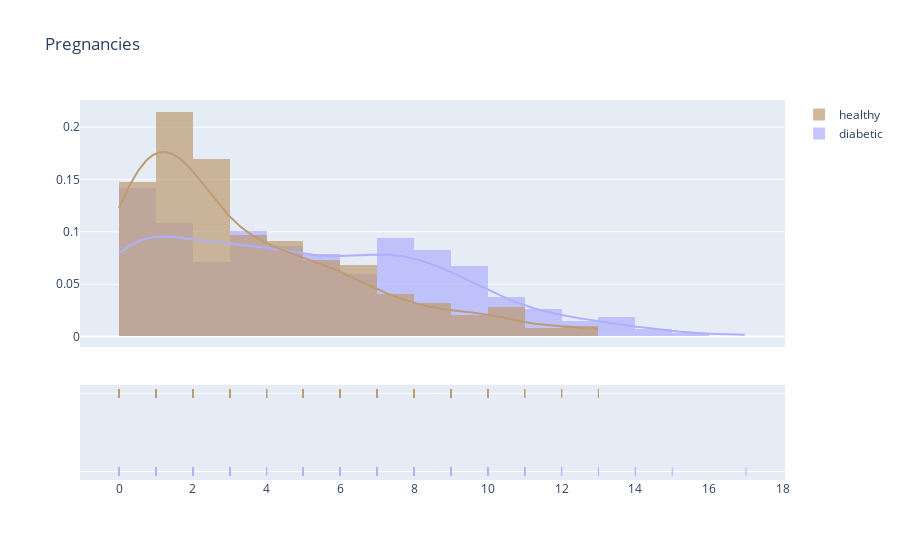

The notebook cell saved with this chart:
### Code cell
Diabetic = df[(df['Outcome'] != 0)]
Healthy = df[(df['Outcome'] == 0)]

tmp1 = Diabetic["Pregnancies"]
tmp2 = Healthy["Pregnancies"]
hist_data = [tmp1, tmp2]
    
group_labels = ['diabetic', 'healthy']
colors = random_colors(2)

fig = ff.create_distplot(hist_data, group_labels, colors = colors, show_hist = True, bin_size = 0, curve_type='kde')
    
fig['layout'].update(title = "Pregnancies")

py.iplot(fig, filename = 'Density plot')

### Figure 1 — Plotly figure (JSON) as saved in the notebook; plotly's stock layout.template omitted (floating-point values rounded to 4 significant figures; data arrays with more than 128 entries replaced by an {"elided": "..."} marker saying what was removed)
{"data": [{"autobinx": false, "histnorm": "probability density", "legendgroup": "diabetic", "marker": {"color": "#AFAFFC"}, "name": "diabetic", "opacity": 0.7, "type": "histogram", "x": {"elided": "268 int values"}, "xaxis": "x", "xbins": {"end": 17.0, "size": 0, "start": 0.0}, "yaxis": "y"}, {"autobinx": false, "histnorm": "probability density", "legendgroup": "healthy", "marker": {"color": "#BE9B73"}, "name": "healthy", "opacity": 0.7, "type": "histogram", "x": {"elided": "500 int values"}, "xaxis": "x", "xbins": {"end": 13.0, "size": 0, "start": 0.0}, "yaxis": "y"}, {"legendgroup": "diabetic", "marker": {"color": "#AFAFFC"}, "mode": "lines", "name": "diabetic", "showlegend": false, "type": "scatter", "x": {"elided": "500 float values"}, "xaxis": "x", "y": {"elided": "500 float values"}, "yaxis": "y"}, {"legendgroup": "healthy", "marker": {"color": "#BE9B73"}, "mode": "lines", "name": "healthy", "showlegend": false, "type": "scatter", "x": {"elided": "500 float values"}, "xaxis": "x", "y": {"elided": "500 float values"}, "yaxis": "y"}, {"legendgroup": "diabetic", "marker": {"color": "#AFAFFC", "symbol": "line-ns-open"}, "mode": "markers", "name": "diabetic", "showlegend": false, "type": "scatter", "x": {"elided": "268 int values"}, "xaxis": "x", "y": {"elided": "268 str values"}, "yaxis": "y2"}, {"legendgroup": "healthy", "marker": {"color": "#BE9B73", "symbol": "line-ns-open"}, "mode": "markers", "name": "healthy", "showlegend": false, "type": "scatter", "x": {"elided": "500 int values"}, "xaxis": "x", "y": {"elided": "500 str values"}, "yaxis": "y2"}], "layout": {"barmode": "overlay", "hovermode": "closest", "legend": {"traceorder": "reversed"}, "title": {"text": "Pregnancies"}, "xaxis": {"anchor": "y2", "domain": [0.0, 1.0], "zeroline": false}, "yaxis": {"anchor": "free", "domain": [0.35, 1], "position": 0.0}, "yaxis2": {"anchor": "x", "domain": [0, 0.25], "dtick": 1, "showticklabels": false}}}
